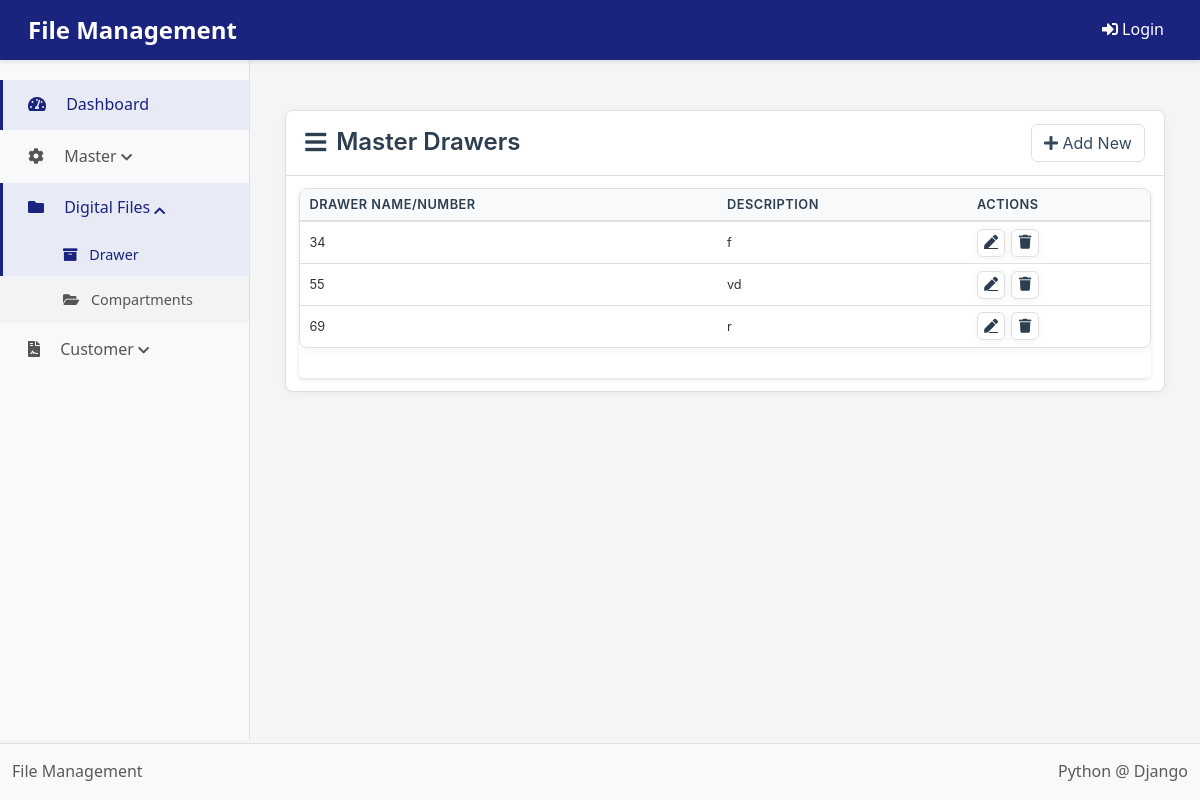
/search_drawers/, run on the app's committed database.
### management/models.py (models this page shows, shortened)
class MasterDrawer(models.Model):
    drawer_number = models.CharField(max_length=50, unique=True, verbose_name="Drawer Number")
    description = models.TextField(blank=True, null=True, verbose_name="Description")
    created_at = models.DateTimeField(auto_now_add=True)
    updated_at = models.DateTimeField(auto_now=True)
    class Meta:
        verbose_name = "Master Drawer"
        verbose_name_plural = "Master Drawers"
        ordering = ['drawer_number']

### management/views.py (the view)
# urls.py: path('search_drawers/', views.masterdrawer_list, name='search_drawers'),
def masterdrawer_list(request):
    drawers = MasterDrawer.objects.all().order_by('drawer_number')
    return render(request, 'MasterDrawer/masterdrawer_list.html', {'drawers': drawers})

### management/templates/MasterDrawer/masterdrawer_list.html (shortened to what this page needs)
{% extends 'bases.html' %}
{% load i18n %}
{% load static %}
{% block content %}
<link rel="stylesheet" href="{% static 'appcss/master.css' %}">
<link rel="stylesheet" href="https://cdnjs.cloudflare.com/ajax/libs/font-awesome/5.15.4/css/all.min.css">
<div class="master-container">
    <div class="master-card">
        <div class="master-card-header">
            <h2 class="master-header">Master Drawers</h2>
            <a href="{% url 'create_drawer' %}" class="btn btn-primary ml-2">
                <i class="fas fa-plus"></i> {% trans 'Add New' %}
            </a>
        </div>
        <div class="master-card-body">
            <div class="table-container">
                <table class="master-table">
                    <thead>
                        <tr>
                            <th>Drawer Name/Number</th>
                            <th>Description</th>
                            <th>Actions</th>
                        </tr>
                    </thead>
                    <tbody>
                        {% for drawer in drawers %}
                        <tr>
                            <td>{{ drawer.drawer_number }}</td>
                            <td>{{ drawer.description|default:"-" }}</td>
                            <td>
                                <div class="master-btn-group">
                                    <a href="{% url 'update_drawer' drawer.pk %}" class="master-btn master-btn-warning master-btn-sm" title="Edit">
                                    </a>
                                    <form method="post" action="{% url 'delete_drawer' drawer.pk %}">
                                        <button type="submit" class="master-btn master-btn-danger master-btn-sm"
                                                onclick="return confirm('Are you sure you want to delete this drawer?')"
                                                title="Delete">
                                        </button>
                                    </form>
                                </div>
                            </td>
                        </tr>
                        {% empty %}
                        <tr>
                            <td colspan="3">No drawers found</td>
                        </tr>
                        {% endfor %}
                    </tbody>
                </table>
            </div>
        </div>
    </div>
</div>
{% endblock %}

### static/appcss/createmaster.css (style rules this page uses)
:root { --mastercreate-primary: #2c3e50; --mastercreate-secondary: #34495e; --mastercreate-accent: #3498db; --mastercreate-light: #f8f9fa; --mastercreate-border: #e0e0e0; --mastercreate-text: #333; --mastercreate-text-light: #7b7b7b; --mastercreate-success: #28a745; --mastercreate-danger: #dc3545; --mastercreate-shadow: 0 2px 10px rgba(0, 0, 0, 0.05); --mastercreate-shadow-hover: 0 4px 15px rgba(0, 0, 0, 0.08); --mastercreate-transition: all 0.25s ease; }
.master-container, .master-header, .master-btn, .master-table, .master-card { font-family: 'Inter', 'Segoe UI', 'Roboto', sans-serif; }

### static/appcss/detail.css (style rules this page uses)
:root { --primary-color: #2c3e50; --secondary-color: #34495e; --accent-color: #e74c3c; --light-bg: #f8f9fa; --border-color: #dee2e6; --text-color: #333; }
body { font-family: 'Inter', 'Segoe UI', 'Roboto', sans-serif; color: var(--text-color); line-height: 1.6; background-color: #f9fafb; }
.btn-primary { background-color: white; border: 1px solid var(--border-color); color: var(--secondary-color); }

### templates/bases.html (style rules this page uses)
:root { --primary-color: #1a237e; --sidebar-bg: #f8f9fa; --header-bg: #1a237e; --footer-bg: #f8f9fa; --header-height: 60px; --sidebar-width: 250px; }
body { font-family: 'Segoe UI', Tahoma, Geneva, Verdana, sans-serif; background-color: #f5f5f5; margin: 0; padding: 0; display: flex; flex-direction: column; min-height: 100vh; }
.table-container { background-color: white; border-radius: 5px; box-shadow: 0 2px 4px rgba(0,0,0,0.1); overflow: hidden; }

### data on the page
MasterDrawer: drawer_number "34", description "f"
MasterDrawer: drawer_number "55", description "vd"
MasterDrawer: drawer_number "69", description "r"
